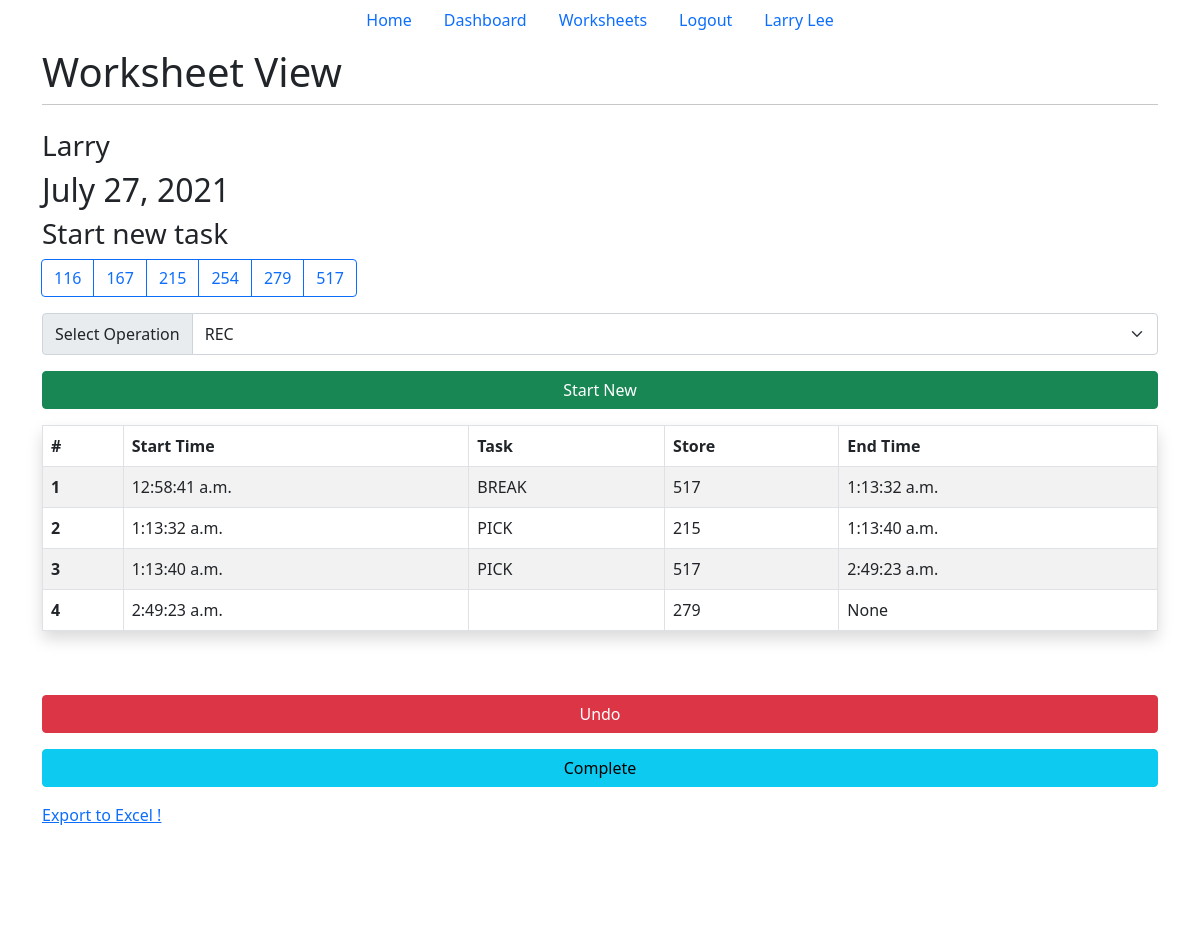
Page /tracker/3 (signed in) on the committed database.
### main/models.py (models this page shows, shortened)
class Worksheet(models.Model):
    user = models.ForeignKey(
        User, on_delete=models.CASCADE, related_name="worksheet", null=True)
    name = models.CharField(max_length=20)
    date = models.DateField(name="date", auto_now_add=True)
    operations = [
        "REC",
        "BACK",
        "PROC",
        "SCAN",
        "R_PICK",
        "B_PICK",
        "S_PICK",
        "DEL",
        "LOAD",
        "Break",
        "Lunch",
        "Cleaning",
    ]
    stores = [
        116,
        167,
        215,
        254,
        279,
        517,
    ]
    class Meta:
        verbose_name = ("Worksheet")
        verbose_name_plural = ("Worksheets")

class Entry(models.Model):
    worksheet = models.ForeignKey(Worksheet, on_delete=models.CASCADE)
    start_time = models.TimeField(name="start_time", null=True, blank=True)
    operation = models.CharField(name="operation", max_length=10)
    store = models.IntegerField(name="store", default=116)
    end_time = models.TimeField(name="end_time", null=True, blank=True)
    class Meta:
        verbose_name = ("entry")
        verbose_name_plural = ("entries")

### main/views.py (the view, shortened to what this page needs)
# urls.py: path('tracker/<int:id>', views.user_tracker, name="tracker"),
def user_tracker(response, id):
    try:
        ws = Worksheet.objects.get(id=id)
    except:
        return HttpResponseRedirect('/')
    serialized_obj = serializers.serialize('json', [ ws, ])
    response.session['ws'] = serialized_obj
    if ws in response.user.worksheet.all():
        last_entry = len(ws.entry_set.all())
        return render(response, 'tracker.html', {"ws": ws})
    return render(response, "worksheets.html", {"ws": ws})

### main/templates/tracker.html (shortened to what this page needs)
{% extends 'base.html' %}
{% load tz %}
{% block title2 %}Worksheet View{% endblock title2 %}
{% block content %}
{% if user.is_authenticated %}
<h3>{{ws.name}}</h3>
<h2>{{ws.date}}</h2>
<h3>Start new task</h3>
<div class="d-grid gap-3">
    <form method="post" action="#" , class="form-group">
        <div class="d-grid gap-3">
            <div class="btn-group-lg gap-3 me-1" role="toolbar" aria-label="Toolbar with button groups">
                <div class="btn-group me-1" role="group" aria-label="Basic radio toggle button group">
                    {% for item in ws.stores %}
                    <label class="btn btn-outline-primary" for="btnradio{{forloop.counter}}">{{item}}</label>
                    {% endfor %}
                </div>
            </div>
            <div class="input-group">
                <div class="input-group-text" id="btnGroupAddon">Select Operation</div>
                <select class="form-select form-control-lg" name="operation_list" aria-describedby="btnGroupAddon"
                    required>
                    {% for item in ws.operations %}
                    <option value={{item}}>{{item}}</option>
                    {% endfor %}
                </select>
            </div>
            <div class="d-grid gap-3">
                <button class="btn btn-success" type="submit" name="start_new" , value="start_new">Start New</button>
            </div>
        </div>
    </form>
    <table class="table table-striped table-hover table-bordered shadow p-3 mb-5 bg-body rounded">
        <thead>
            <tr>
                <th scope="col">#</th>
                <th scope="col">Start Time</th>
                <th scope="col">Task</th>
                <th scope="col">Store</th>
                <th scope="col">End Time</th>
            </tr>
        </thead>
        <tbody>
            {% for entry in ws.entry_set.all %}
            <tr>
                <th scope="row">{{forloop.counter}}</th>
                <td colspan="1">{{entry.start_time}}</td>
                <td colspan="1">{{entry.operation}}</td>
                <td colspan="1">{{entry.store}}</td>
                <td colspan="1">{{entry.end_time}}</td>
            </tr>
            {% endfor %}
        </tbody>
    </table>
    <button type="button" class="btn btn-danger" data-bs-toggle="modal" data-bs-target="#undo_button">
        Undo
    </button>
    <form method="post" action="#" , class="form-group">
        <div class="d-grid gap-3">
            <button class="btn btn-info" type="submit" name="complete" , value="complete">Complete</button>
        </div>
    </form>
    <a href="/export">Export to Excel !</a>
</div>
{% endif %}
{% endblock content %}

### main/templates/base.html (shortened to what this page needs)
<!doctype html>
<html lang="en">
<head>
    <link href="https://cdn.jsdelivr.net/npm/bootstrap@5.0.2/dist/css/bootstrap.min.css" rel="stylesheet"
>
</head>
<body>
    {% block nav %}
    <ul class="nav justify-content-center">
        <li class="nav-item">
            <a class="nav-link" href="/">Home</a>
        </li>
        <li class="nav-item">
            <a class="nav-link" href="/dashboard">Dashboard</a>
        </li>
        {% if user.is_authenticated %}
        <li class="nav-item">
            <a class="nav-link" href="/worksheets">Worksheets</a>
        </li>
        <li class="nav-item">
            <a class="nav-link" href="/logout">Logout</a>
        </li>
        <li>
            <a class="nav-link">{{user.first_name}} {{user.last_name}}</a>
        </li>
        {% endif %}
    </ul>
    {% endblock nav %}
    <div class="wrapper container" id="content" , name="content" , class="main">
        <div class="row justify-content-center">
            <div class="col-12">
                <h1 class="mt-2"> {% block title2 %}Task Tracker{% endblock title2 %}</h1>
                <hr class="mt-0 mb-4">
                {% block content %}
                {% endblock content %}
            </div>
        </div>
    </div>
    {% block foot %}
    <footer class="mt-auto"></footer>
    {% endblock foot %}
</body>
</html>

### main/templates/base.html (style rules this page uses)
footer { background: rgb(255, 255, 255); height: 100px; padding: auto; }
html, body { max-width: 100%; overflow-x: hidden; }

### rows in the picture
Worksheet: name "Larry", date "July 27, 2021", operation_list "REC"
Entry: start_time "12:58:41 a.m.", operation "BREAK", store "517", end_time "1:13:32 a.m."
Entry: start_time "1:13:32 a.m.", operation "PICK", store "215", end_time "1:13:40 a.m."
Entry: start_time "1:13:40 a.m.", operation "PICK", store "517", end_time "2:49:23 a.m."
Entry: start_time "2:49:23 a.m.", store "279", end_time "None"

### other values in the picture
{{ user.first_name }} "Larry"
{{ user.last_name }} "Lee"
{{ item }} "116" "167" "215" "254" "279" "517"
